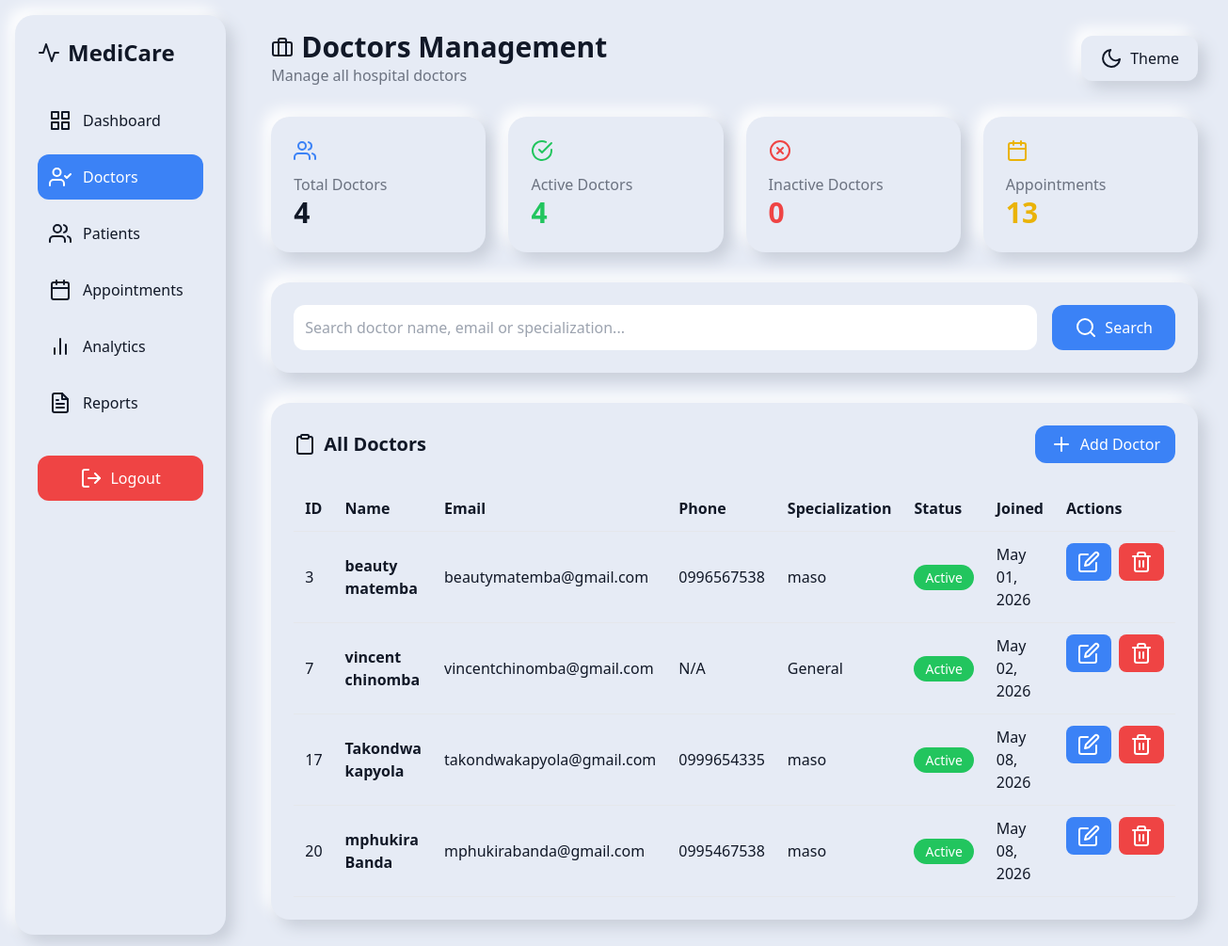
/doctor_list.php (signed in), run on the app's committed database.
### tables this page shows
CREATE TABLE IF NOT EXISTS `doctors` (
  `id` int NOT NULL AUTO_INCREMENT,
  `user_id` int NOT NULL,
  `specialization` varchar(100) DEFAULT NULL,
  `license_number` varchar(100) DEFAULT NULL,
  `phone` varchar(20) DEFAULT NULL,
  `consultation_fee` decimal(10,2) DEFAULT NULL,
  PRIMARY KEY (`id`),
  UNIQUE KEY `license_number` (`license_number`),
  KEY `user_id` (`user_id`)
);

CREATE TABLE IF NOT EXISTS `users` (
  `id` int NOT NULL AUTO_INCREMENT,
  `name` varchar(100) NOT NULL,
  `email` varchar(150) NOT NULL,
  `national_identification` varchar(50) NOT NULL,
  `password` varchar(255) NOT NULL,
  `role` enum('patient','doctor','admin') NOT NULL DEFAULT 'patient',
  `created_at` timestamp NULL DEFAULT CURRENT_TIMESTAMP,
  `status` varchar(20) DEFAULT 'active',
  `profile_image` varchar(255) DEFAULT NULL,
  PRIMARY KEY (`id`),
  UNIQUE KEY `email` (`email`),
  UNIQUE KEY `national_identification` (`national_identification`)
);

### doctor_list.php (the view, shortened to what this page needs)
<?php
require "db.php";
$search = trim($_GET['search'] ?? '');
$searchTerm = "%{$search}%";
$sql = "
    SELECT
        u.id,
        u.name,
        u.email,
        u.status,
        u.created_at,
        d.phone,
        d.specialization
    FROM users u
    LEFT JOIN doctors d ON u.id = d.user_id
    WHERE u.role = 'doctor'
";
if (!empty($search)) {
    $sql .= "
        AND (
            u.name LIKE ?
            OR u.email LIKE ?
            OR d.phone LIKE ?
            OR d.specialization LIKE ?
        )
    ";
    $stmt = $conn->prepare($sql);
    $stmt->bind_param("ssss", $searchTerm, $searchTerm, $searchTerm, $searchTerm);
} else {
    $stmt = $conn->prepare($sql);
}
$stmt->execute();
$doctors = $stmt->get_result();
$res = $conn->query("
    SELECT COUNT(*) AS total
    FROM users
    WHERE role = 'doctor'
");
$totalDoctors = $res->fetch_assoc()['total'] ?? 0;
$res = $conn->query("
    SELECT COUNT(*) AS total
    FROM users
    WHERE role = 'doctor'
    AND status = 'active'
");
$activeDoctors = $res->fetch_assoc()['total'] ?? 0;
$res = $conn->query("
    SELECT COUNT(*) AS total
    FROM users
    WHERE role = 'doctor'
    AND status = 'inactive'
");
$inactiveDoctors = $res->fetch_assoc()['total'] ?? 0;
$res = $conn->query("
    SELECT COUNT(*) AS total
    FROM appointments
");
$totalAppointments = $res->fetch_assoc()['total'] ?? 0;
?>
<!DOCTYPE html>
<html lang="en">
<head>
    <script src="https://cdn.tailwindcss.com"></script>
</head>
<body class="bg-[#e6ebf5] dark:bg-[#0B1220] text-gray-900 dark:text-white">
<div class="flex min-h-screen">
    <aside class="w-64 card m-4 p-6">
        <h1 class="text-2xl font-bold mb-8 flex items-center gap-2">
            <i data-feather="activity"></i>
            MediCare
        </h1>
        <nav class="space-y-3">
            <a href="admin.php"
               class="sidebar-link flex items-center gap-3 p-3 rounded-xl">
                <i data-feather="grid"></i>
                Dashboard
            </a>
            <a href="doctors.php"
               class="sidebar-link flex items-center gap-3 p-3 rounded-xl bg-blue-500 text-white">
                <i data-feather="user-check"></i>
                Doctors
            </a>
            <a href="patients.php"
               class="sidebar-link flex items-center gap-3 p-3 rounded-xl">
                <i data-feather="users"></i>
                Patients
            </a>
            <a href="appointments.php"
               class="sidebar-link flex items-center gap-3 p-3 rounded-xl">
                <i data-feather="calendar"></i>
                Appointments
            </a>
            <a href="analytics.php"
               class="sidebar-link flex items-center gap-3 p-3 rounded-xl">
                <i data-feather="bar-chart-2"></i>
                Analytics
            </a>
            <a href="reports.php"
               class="sidebar-link flex items-center gap-3 p-3 rounded-xl">
                <i data-feather="file-text"></i>
                Reports
            </a>
        </nav>
        <a href="logout.php"
           class="mt-8 flex items-center justify-center gap-2 bg-red-500 text-white p-3 rounded-xl">
            <i data-feather="log-out"></i>
            Logout
        </a>
    </aside>
    <main class="flex-1 p-8">
        <div class="flex justify-between items-center mb-8">
            <div>
                <h2 class="text-3xl font-bold flex items-center gap-2">
                    <i data-feather="briefcase"></i>
                    Doctors Management
                </h2>
                <p class="text-gray-500 dark:text-gray-400">
                    Manage all hospital doctors
                </p>
            </div>
            <button onclick="toggleTheme()"
                    class="card px-5 py-3 flex items-center gap-2 rounded-xl">
                <i data-feather="moon"></i>
                Theme
            </button>
        </div>
        <div class="grid grid-cols-1 md:grid-cols-2 lg:grid-cols-4 gap-6 mb-8">
            <div class="card p-6">
                <i data-feather="users" class="text-blue-500 mb-3"></i>
                <p class="text-gray-500">Total Doctors</p>
                <h3 class="text-3xl font-bold"><?= $totalDoctors ?></h3>
            </div>
            <div class="card p-6">
                <i data-feather="check-circle" class="text-green-500 mb-3"></i>
                <p class="text-gray-500">Active Doctors</p>
                <h3 class="text-3xl font-bold text-green-500">
                    <?= $activeDoctors ?>
                </h3>
            </div>
            <div class="card p-6">
                <i data-feather="x-circle" class="text-red-500 mb-3"></i>
                <p class="text-gray-500">Inactive Doctors</p>
                <h3 class="text-3xl font-bold text-red-500">
                    <?= $inactiveDoctors ?>
                </h3>
            </div>
            <div class="card p-6">
                <i data-feather="calendar" class="text-yellow-500 mb-3"></i>
                <p class="text-gray-500">Appointments</p>
                <h3 class="text-3xl font-bold text-yellow-500">
                    <?= $totalAppointments ?>
                </h3>
            </div>
        </div>
        <div class="card p-6 mb-8">
            <form method="GET" class="flex flex-col md:flex-row gap-4">
                <input
                    type="text"
                    name="search"
                    value="<?= htmlspecialchars($search) ?>"
                    placeholder="Search doctor name, email or specialization..."
                    class="w-full p-3 rounded-xl text-black"
                >
                <button class="bg-blue-500 text-white px-6 py-3 rounded-xl flex items-center gap-2">
                    <i data-feather="search"></i>
                    Search
                </button>
            </form>
        </div>
        <div class="card p-6 overflow-x-auto">
            <div class="flex justify-between items-center mb-6">
                <h3 class="text-xl font-bold flex items-center gap-2">
                    <i data-feather="clipboard"></i>
                    All Doctors
                </h3>
                <a href="add_doctor.php"
                   class="bg-blue-500 text-white px-4 py-2 rounded-xl flex items-center gap-2">
                    <i data-feather="plus"></i>
                    Add Doctor
                </a>
            </div>
            <table class="w-full text-left">
                <thead>
                    <tr class="border-b">
                        <th class="p-3">ID</th>
                        <th class="p-3">Name</th>
                        <th class="p-3">Email</th>
                        <th class="p-3">Phone</th>
                        <th class="p-3">Specialization</th>
                        <th class="p-3">Status</th>
                        <th class="p-3">Joined</th>
                        <th class="p-3">Actions</th>
                    </tr>
                </thead>
                <tbody>
                <?php if($doctors->num_rows > 0): ?>
                    <?php while($doctor = $doctors->fetch_assoc()): ?>
                        <tr class="border-b hover:bg-gray-100 dark:hover:bg-gray-800">
                            <td class="p-3"><?= $doctor['id'] ?></td>
                            <td class="p-3 font-semibold">
                                <?= htmlspecialchars($doctor['name']) ?>
                            </td>
                            <td class="p-3">
                                <?= htmlspecialchars($doctor['email']) ?>
                            </td>
                            <td class="p-3">
                                <?= $doctor['phone'] ?? 'N/A' ?>
                            </td>
                            <td class="p-3">
                                <?= $doctor['specialization'] ?? 'General' ?>
                            </td>
                            <td class="p-3">
                                <?php if($doctor['status'] == 'active'): ?>
                                    <span class="bg-green-500 text-white px-3 py-1 rounded-full text-sm">
                                        Active
                                    </span>
                                <?php else: ?>
                                    <span class="bg-red-500 text-white px-3 py-1 rounded-full text-sm">
                                        Inactive
                                    </span>
                                <?php endif; ?>
                            </td>
                            <td class="p-3">
                                <?= date("M d, Y", strtotime($doctor['created_at'])) ?>
                            </td>
                            <td class="p-3 flex gap-2">
                                <a href="edit_user.php?id=<?= $doctor['id'] ?>"
                                   class="bg-blue-500 text-white px-3 py-2 rounded-lg flex items-center gap-1">
                                    <i data-feather="edit"></i>
                                </a>
                                <a href="?delete=<?= $doctor['id'] ?>"
                                   onclick="return confirm('Delete this doctor?')"
                                   class="bg-red-500 text-white px-3 py-2 rounded-lg flex items-center gap-1">
                                    <i data-feather="trash-2"></i>
                                </a>
                            </td>
                        </tr>
                    <?php endwhile; ?>
                <?php endif; ?>
                </tbody>
            </table>
        </div>
    </main>
</div>
</body>
</html>

### doctor_list.php (style rules this page uses)
.card { background: #e6ebf5; border-radius: 20px; box-shadow: 8px 8px 16px #c8ced9, -8px -8px 16px #ffffff; transition: 0.3s ease; }

### data on the page
doctors: user "3", user.name "beauty matemba", user.email "beautymatemba@gmail.com", phone "0996567538", specialization "maso", user.created_at "May 01, 2026"
users: id "7", name "vincent chinomba", email "vincentchinomba@gmail.com", phone "N/A", specialization "General", status "Active", created_at "May 02, 2026"
doctors: user "17", user.name "Takondwa kapyola", user.email "takondwakapyola@gmail.com", phone "0999654335", specialization "maso", user.created_at "May 08, 2026"
doctors: user "20", user.name "mphukira Banda", user.email "mphukirabanda@gmail.com", phone "0995467538", specialization "maso", user.created_at "May 08, 2026"

### other printed values
$totalDoctors "4"
$activeDoctors "4"
$inactiveDoctors "0"
$totalAppointments "13"
